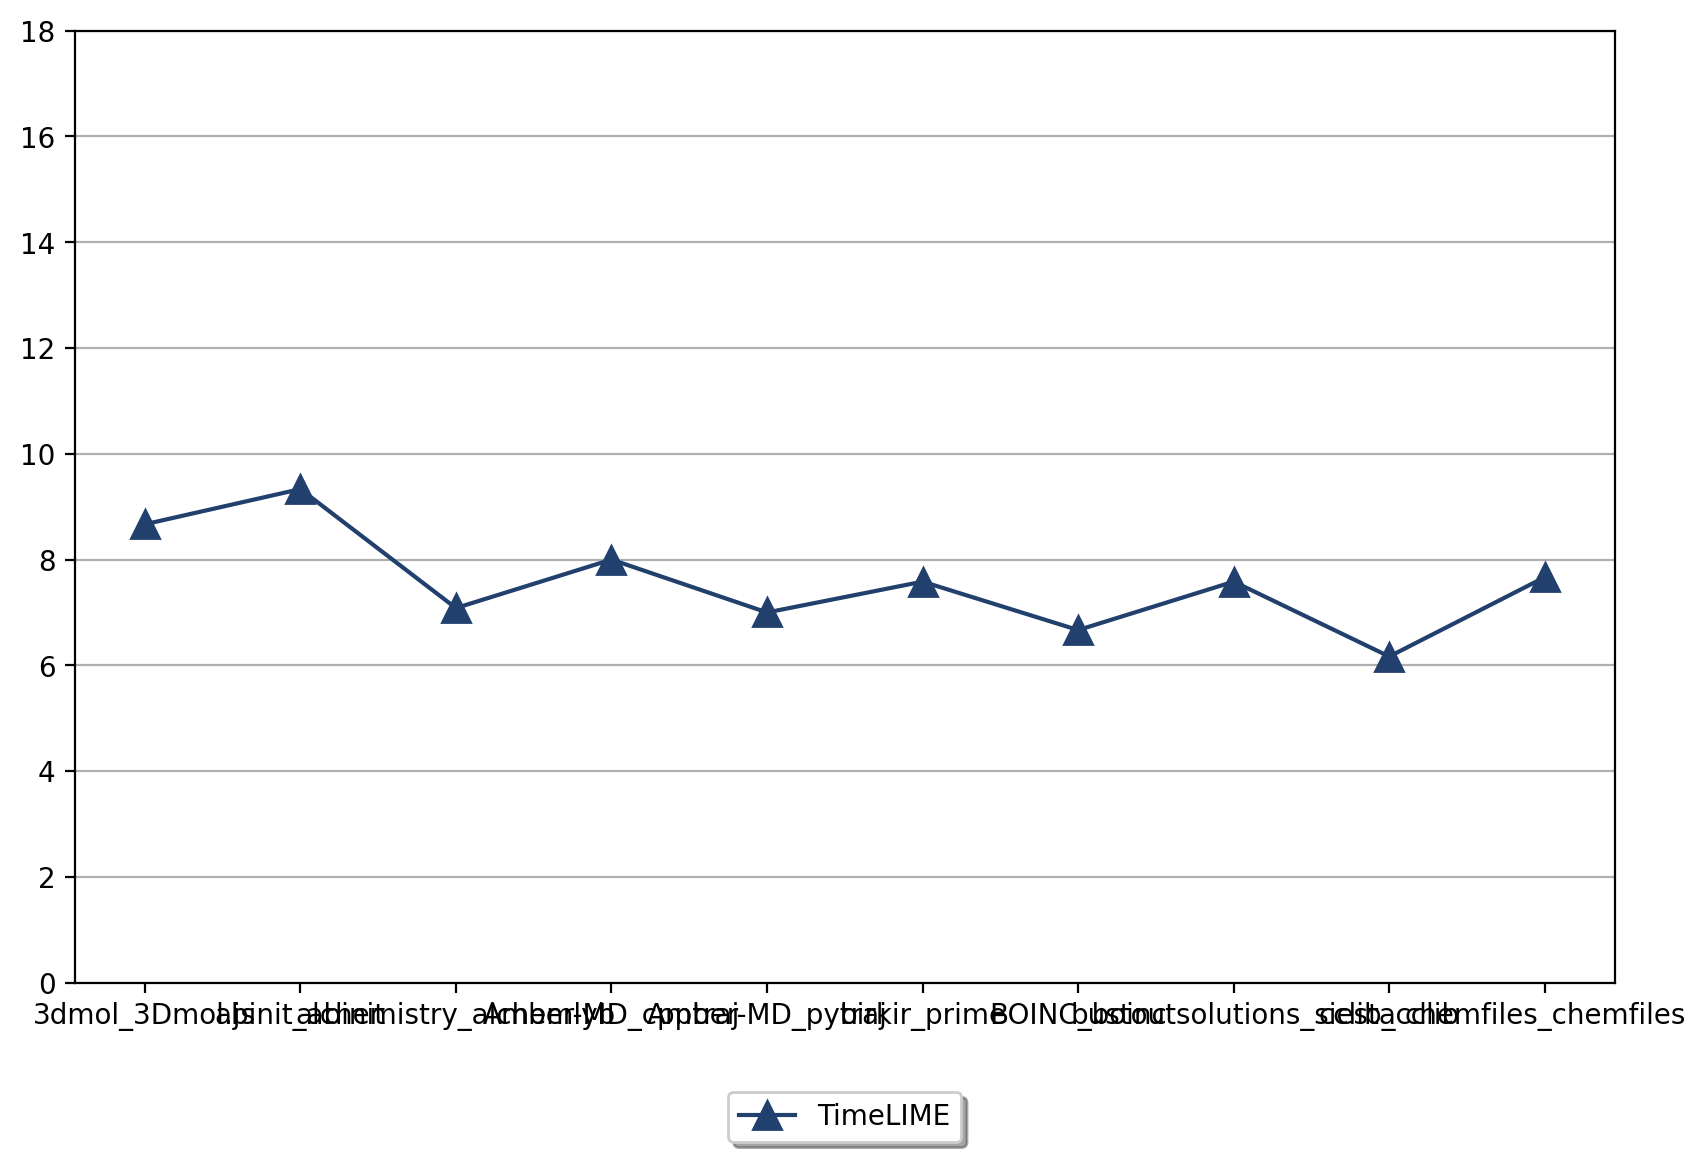

Reproduce this figure in Python.
from planner import *
from othertools import *
import matplotlib.pyplot as plt

def main():
    score_2t = readfile('./rq1_TimeLIME.csv')
    plt.subplots(figsize=(7, 7))
    plt.rcParams.update({'font.size': 10})
    print("--------------------------------------------------------------")
    print(score_2t)
    N = len(score_2t)
    width = 0.25
    dummy1 = []
    for i in range(0, len(score_2t)):
        dummy1.append(np.round(10 - np.mean(score_2t[i]), 3))
    print(dummy1)
    plt.plot(np.arange(N), dummy1, label='TimeLIME', marker='^', markersize=10, color='#22406D')

    plt.xticks(np.arange(N), ['3dmol_3Dmol.js', 'abinit_abinit',
                              'alchemistry_alchemlyb', 'Amber-MD_cpptraj',
                              'Amber-MD_pytraj', 'birkir_prime',
                              'BOINC_boinc', 'bustoutsolutions_siesta',
                              'cclib_cclib', 'chemfiles_chemfiles'])

    plt.yticks([0, 2, 4, 6, 8, 10, 12, 14, 16, 18])
    plt.subplots_adjust(bottom=0.2, left=0, right=1.1)
    plt.grid(axis='y')
    plt.legend(loc='upper center', bbox_to_anchor=(0.5, -0.1), fancybox=True, shadow=True, ncol=3)
    plt.savefig("rq1", dpi=200, bbox_inches='tight')
    plt.show()

    return


if __name__ == "__main__":
    main()
